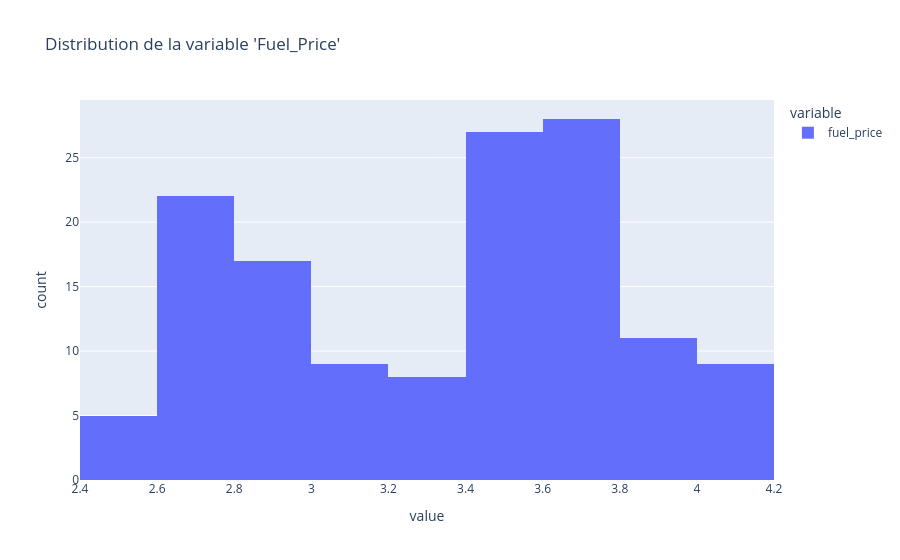

This figure's notebook cell:
### Markdown cell above
Les données sur la température sont abondantes.

### Code cell
fig = px.histogram(df["fuel_price"], title="Distribution de la variable 'Fuel_Price'", color_discrete_sequence=px.colors.qualitative.Plotly)
fig.show()

### Figure 1 — Plotly figure (JSON) as saved in the notebook; plotly's stock layout.template omitted (floating-point values rounded to 4 significant figures; data arrays with more than 128 entries replaced by an {"elided": "..."} marker saying what was removed)
{"data": [{"bingroup": "x", "hovertemplate": "variable=fuel_price<br>value=%{x}<br>count=%{y}<extra></extra>", "legendgroup": "fuel_price", "marker": {"color": "#636EFA", "pattern": {"shape": ""}}, "name": "fuel_price", "orientation": "v", "showlegend": true, "type": "histogram", "x": {"elided": "136 float values"}, "xaxis": "x", "yaxis": "y"}], "layout": {"barmode": "relative", "legend": {"title": {"text": "variable"}, "tracegroupgap": 0}, "title": {"text": "Distribution de la variable 'Fuel_Price'"}, "xaxis": {"anchor": "y", "domain": [0, 1], "title": {"text": "value"}}, "yaxis": {"anchor": "x", "domain": [0, 1], "title": {"text": "count"}}}}
